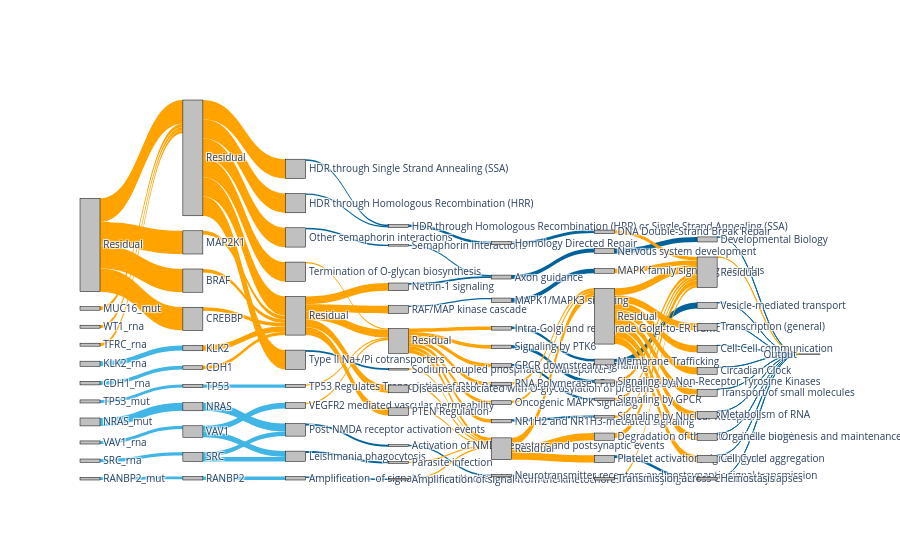

The code cell stored with this chart in its notebook:
### Code cell
imps_dir = '/mnt/disks/pancan/pnet/results/ploidy/liu_val_skcm/run1/'
savepath = '/mnt/disks/pancan/pnet/figures/ploidy_liu_sankey_diagram.html'
sk = sankey_diag.SankeyDiag(imps_dir)
fig = sk.get_sankey_diag(savepath)

### Figure 1 — Plotly figure (JSON) as saved in the notebook; plotly's stock layout.template omitted (floating-point values rounded to 4 significant figures)
{"data": [{"link": {"color": ["#41B6E6", "#41B6E6", "#41B6E6", "#FFA300", "#41B6E6", "#41B6E6", "#41B6E6", "#FFA300", "#FFA300", "#41B6E6", "#FFA300", "#FFA300", "#FFA300", "#FFA300", "#41B6E6", "#41B6E6", "#41B6E6", "#FFA300", "#41B6E6", "#41B6E6", "#FFA300", "#41B6E6", "#FFA300", "#FFA300", "#FFA300", "#41B6E6", "#FFA300", "#FFA300", "#FFA300", "#FFA300", "#FFA300", "#FFA300", "#00629B", "#00629B", "#00629B", "#00629B", "#00629B", "#FFA300", "#00629B", "#FFA300", "#00629B", "#FFA300", "#FFA300", "#FFA300", "#FFA300", "#FFA300", "#FFA300", "#00629B", "#00629B", "#00629B", "#FFA300", "#FFA300", "#00629B", "#FFA300", "#FFA300", "#00629B", "#FFA300", "#FFA300", "#FFA300", "#FFA300", "#FFA300", "#FFA300", "#FFA300", "#FFA300", "#00629B", "#00629B", "#00629B", "#00629B", "#00629B", "#00629B", "#FFA300", "#FFA300", "#00629B", "#00629B", "#FFA300", "#FFA300", "#FFA300", "#00629B", "#00629B", "#FFA300", "#FFA300", "#FFA300", "#FFA300", "#00629B", "#FFA300", "#FFA300", "#FFA300", "#FFA300", "#FFA300", "#FFA300", "#FFA300", "#FFA300", "#FFA300", "#FFA300", "#FFA300", "#00629B", "#00629B", "#00629B", "#00629B", "#00629B", "#00629B", "#00629B", "#00629B", "#00629B", "#00629B", "#FFA300"], "source": [2, 4, 6, 8, 10, 12, 14, 16, 18, 20, 0, 0, 0, 0, 3, 13, 13, 5, 11, 11, 22, 21, 23, 24, 7, 15, 1, 1, 1, 1, 1, 1, 26, 27, 28, 29, 30, 31, 32, 33, 34, 35, 25, 25, 25, 25, 25, 37, 38, 39, 40, 41, 42, 43, 44, 45, 46, 36, 36, 36, 36, 36, 36, 36, 48, 49, 50, 51, 52, 53, 54, 55, 56, 57, 47, 47, 47, 59, 60, 61, 62, 63, 64, 65, 66, 67, 68, 58, 58, 58, 58, 58, 58, 58, 58, 70, 71, 72, 73, 74, 75, 76, 77, 78, 79, 69], "target": [3, 5, 7, 1, 11, 13, 15, 1, 1, 21, 22, 23, 24, 1, 26, 27, 31, 25, 27, 26, 25, 29, 25, 25, 25, 33, 28, 30, 32, 34, 35, 25, 39, 46, 44, 41, 37, 36, 45, 36, 37, 36, 38, 40, 42, 43, 36, 51, 49, 57, 47, 47, 48, 47, 47, 49, 47, 50, 52, 53, 54, 55, 56, 47, 62, 60, 64, 63, 59, 66, 58, 58, 67, 68, 61, 65, 58, 70, 75, 69, 69, 69, 69, 79, 69, 69, 69, 71, 72, 73, 74, 76, 77, 78, 69, 80, 80, 80, 80, 80, 80, 80, 80, 80, 80, 80], "value": [0.0522, 0.03372, 0.02375, 0.02334, 0.02136, 0.02033, 0.02016, 0.01967, 0.01948, 0.01794, 0.1526, 0.1526, 0.1526, 0.1561, 0.05294, 0.03791, 0.03791, 0.03504, 0.02994, 0.02994, 0.02452, 0.02338, 0.02288, 0.02265, 0.02201, 0.02198, 0.1268, 0.1268, 0.1268, 0.1268, 0.1268, 0.1268, 0.01279, 0.012, 0.01125, 0.01016, 0.01007, 0.009403, 0.009142, 0.008631, 0.008506, 0.008387, 0.05087, 0.05087, 0.05087, 0.05087, 0.05087, 0.01599, 0.01167, 0.01097, 0.01055, 0.009904, 0.008686, 0.008225, 0.008163, 0.008059, 0.007767, 0.02334, 0.02334, 0.02334, 0.02334, 0.02334, 0.02334, 0.02334, 0.03009, 0.02584, 0.02054, 0.01917, 0.01665, 0.0166, 0.01502, 0.01493, 0.01439, 0.01411, 0.04783, 0.04783, 0.04783, 0.03841, 0.03324, 0.03293, 0.03016, 0.02309, 0.02047, 0.01801, 0.01645, 0.01616, 0.01589, 0.04586, 0.04586, 0.04586, 0.04586, 0.04586, 0.04586, 0.04586, 0.04586, 0.0003312, 0.0002225, 0.0002008, 0.0001945, 0.0001928, 0.0001833, 0.0001779, 0.0001521, 0.000151, 0.0001395, 0.0001395]}, "node": {"color": "silver", "label": ["Residual", "Residual", "NRAS_mut", "NRAS", "KLK2_rna", "KLK2", "CDH1_rna", "CDH1", "MUC16_mut", "MUC16", "SRC_rna", "SRC", "VAV1_rna", "VAV1", "TP53_mut", "TP53", "WT1_rna", "WT1", "TFRC_rna", "TFRC", "RANBP2_mut", "RANBP2", "MAP2K1", "BRAF", "CREBBP", "Residual", "Post NMDA receptor activation events", "Leishmania phagocytosis", "Type II Na+/Pi cotransporters", "Amplification  of signal from unattached  kinetochores via a MAD2  inhibitory signal", "HDR through Single Strand Annealing (SSA)", "VEGFR2 mediated vascular permeability", "Other semaphorin interactions", "TP53 Regulates Transcription of DNA Repair Genes", "HDR through Homologous Recombination (HRR)", "Termination of O-glycan biosynthesis", "Residual", "HDR through Homologous Recombination (HRR) or Single Strand Annealing (SSA)", "Netrin-1 signaling", "Activation of NMDA receptors and postsynaptic events", "Diseases associated with O-glycosylation of proteins", "Amplification of signal from the kinetochores", "RAF/MAP kinase cascade", "PTEN Regulation", "Sodium-coupled phosphate cotransporters", "Semaphorin interactions", "Parasite infection", "Residual", "MAPK1/MAPK3 signaling", "Axon guidance", "Signaling by PTK6", "Homology Directed Repair", "Intra-Golgi and retrograde Golgi-to-ER traffic", "GPCR downstream signalling", "RNA Polymerase I Promoter Clearance", "Oncogenic MAPK signaling", "NR1H2 and NR1H3-mediated signaling", "Neurotransmitter receptors and postsynaptic signal transmission", "Residual", "Membrane Trafficking", "Nervous system development", "Degradation of the extracellular matrix", "MAPK family signaling cascades", "DNA Double-Strand Break Repair", "Signaling by Non-Receptor Tyrosine Kinases", "Platelet activation, signaling and aggregation", "Signaling by GPCR", "Signaling by Nuclear Receptors", "Transmission across Chemical Synapses", "Residual", "Vesicle-mediated transport", "Transcription (general)", "Cell-Cell communication", "Circadian Clock", "Transport of small molecules", "Developmental Biology", "Metabolism of RNA", "Organelle biogenesis and maintenance", "Cell Cycle", "Hemostasis", "Output"], "line": {"color": "black", "width": 0.5}, "pad": 15, "thickness": 20}, "type": "sankey"}], "layout": {"autosize": true, "font": {"size": 10}}}
